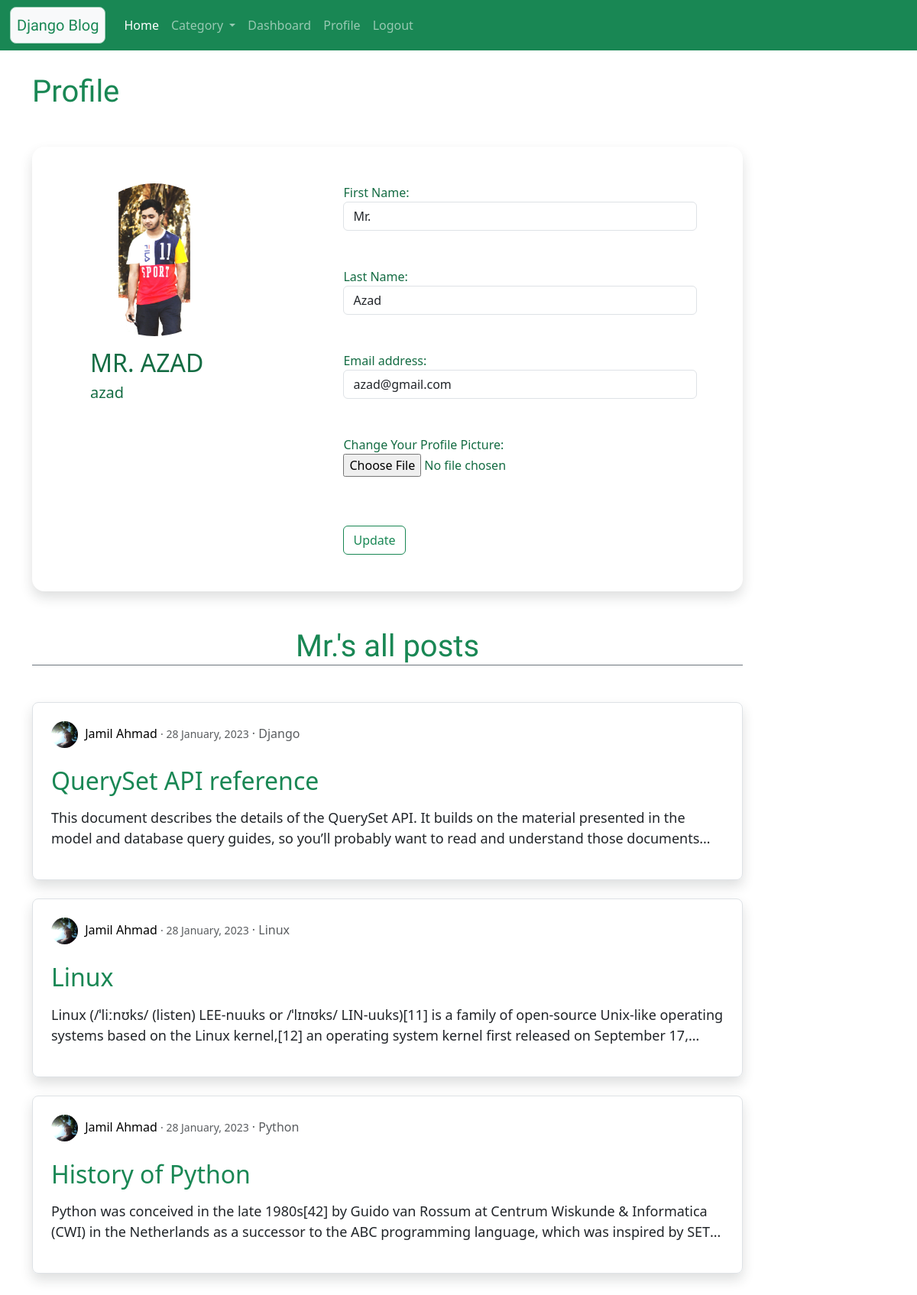
Screenshot of /user/userprofile/4 (signed in) with the database file from the repository.
### user/models.py (models this page shows, shortened)
class Profile(models.Model):
    user = models.OneToOneField(User, on_delete=models.CASCADE)
    image = models.ImageField(default='default.jpg', upload_to='profile_pics')

### blog/models.py (models this page shows)
class Blog(models.Model):
    user = models.ForeignKey(User,on_delete=models.CASCADE)
    category = models.CharField(max_length=100, choices=category)
    title = models.CharField(max_length=150)
    description = models.TextField()
    create_at = models.DateTimeField(auto_now_add=True)
    update_at = models.DateTimeField(auto_now=True)

### user/views.py (the view)
# urls.py: path('userprofile/<int:id>', views.user_profile, name='userprofile'),
def user_profile(request, id):
    if request.user.is_authenticated:
        if request.method == 'POST':
            p_form = UserProfileUpdateForm(request.POST, instance=request.user)
            i_form = UserImgUpdateForm(request.POST, request.FILES, instance=request.user.profile)
            if p_form.is_valid() and i_form.is_valid():
                p_form.save()
                i_form.save()
                messages.success(request, 'Successfully Update!')
                return redirect('userprofile', id=id)
        else:
            p_form = UserProfileUpdateForm(instance=request.user)
            i_form = UserImgUpdateForm()
        context = {
            'p_form':p_form,
            'i_form':i_form,
            'all_blog' : Blog.objects.all(),
            'user_blog' : Blog.objects.filter(user=id).order_by('-id')
        }
        return render(request, 'user/userprofile.html', context)
    else:
        messages.warning(request, 'You must log in first.')
        return HttpResponseRedirect('/login/')

### user/forms.py
class UserProfileUpdateForm(forms.ModelForm):
    class Meta:
        model = User
        fields = ['first_name', 'last_name', 'email']
        labels = {'first_name': 'First Name', 'last_name': 'Last Name'}
        widgets = {
            'first_name': forms.TextInput(attrs={'class':'form-control'}),
            'last_name': forms.TextInput(attrs={'class':'form-control'}),
            'email': forms.EmailInput(attrs={'class':'form-control'}),
            }

class UserImgUpdateForm(forms.ModelForm):
    class Meta:
        model = Profile
        fields = ['image']
        labels = {'image': 'Change Your Profile Picture'}

### template/user/userprofile.html (shortened to what this page needs)
{% extends 'blog/base.html' %}
{% load static %}
{% block content %}
<div class="col-12  my-5">
  <h1 class="text-success Rounded my-5">
    Profile
  </h1>
  <div class="container">
    <div class="row mt-5">
      <div class="shadow col-lg-10 p-5 text-success-emphasis  rounded-4">
        <div class="container">
          <div class="row">
            <div class="col-sm-4">
              <img class="rounded-circle" style="width: 200px;" src="{{ user.profile.image.url }}">
              <p class="h2 px-3 pt-3 text-uppercase" >{{ user.first_name }} {{ user.last_name }}</p>
              <p class="h5 px-3" >{{ user.username }} </p>
            </div>
            <div class="col-sm-1"></div>
            <div class="col-sm-7">
              <form action="" method="POST" enctype="multipart/form-data" novalidate> {% csrf_token %}
                {% for i in p_form %}
                {{i.label_tag}} {{i}} <small class="text-warning-emphasis" >{{i.errors|striptags}}</small>  <br><br>
                {% endfor %}
                {{i_form.as_p}}
                <br><br>
                <input type="submit" class="btn btn-outline-success" value="Update">
              </form>
            </div>
          </div>
        </div>
      </div>
    </div>
  </div>
  <div class="col-sm-10  my-5">
    <h1 class="text-success text-center border-secondary border-bottom Rounded my-5">
      {{ user.first_name }}'s all posts
    </h1>
    {% if user_blog %}
    {% for blog in user_blog %}
    <div class="jumbotron p-3 shadow border rounded-3 px-4 py-4">
      <div class="">
        <img class="rounded-circle img-fluid article-img" src="{{ blog.user.profile.image.url }}">
        <a class="mr-2 disabled-link" href="{% url 'profile' blog.user.id %}">{{ blog.user.first_name }} {{ blog.user.last_name }}</a>
        <small class="text-muted"> &centerdot; {{ blog.create_at|date:"d F, Y" }}</small>
        <a class="text-muted disabled-link" href="{% url 'category' blog.category %}"> &centerdot; {{ blog.category }}</a>
      </div> <br>
      <p><a class="disabled-link text-success h2" href="{% url 'blog' blog.id %}">{{ blog.title }}</a></p>
      <p class="article-content p-s demo-1">{{blog.description}}</p>
    </div><br>
    {% endfor %}
    {% else %}
    <h4 class="text-center alert alert-warning"> No Records </h4>
  {% endif %}
  </div>
</div>
{% endblock content %}

### static/blog/css/style.css (style rules this page uses)
.disabled-link:link { color: rgb(0, 0, 0); background-color: transparent; text-decoration: none; }
.Rounded { font-family: 'Kalam', cursive; }
.article-content { white-space: pre-line; }
.article-img { height: 35px; width: 35px; margin-right: 5px; }
.demo-1 { overflow: hidden; display: -webkit-box; -webkit-line-clamp: 2; -webkit-box-orient: vertical; }
.p-s { font-size: 18px; }

### rows the page displays
Blog: user.profile.image (picture), user.first_name "Jamil", user.last_name "Ahmad", create_at "28 January, 2023", category "Django", title "QuerySet API reference", description "This document describes the details of the QuerySet API. It builds on the material presented in the model and database query guides, so you’ll probably want to read and understand those…"
Blog: user.profile.image (picture), user.first_name "Jamil", user.last_name "Ahmad", create_at "28 January, 2023", category "Linux", title "Linux", description "Linux (/ˈliːnʊks/ (listen) LEE-nuuks or /ˈlɪnʊks/ LIN-uuks)[11] is a family of open-source Unix-like operating systems based on the Linux kernel,[12] an operating system kernel first released on September…"
Blog: user.profile.image (picture), user.first_name "Jamil", user.last_name "Ahmad", create_at "28 January, 2023", category "Python", title "History of Python", description "Python was conceived in the late 1980s[42] by Guido van Rossum at Centrum Wiskunde & Informatica (CWI) in the Netherlands as a successor to the ABC programming language, which was inspired…"

### other values shown
{{ user.first_name }} "MR."
{{ user.last_name }} "AZAD"
{{ user.username }} "azad"
{{ i.label_tag }} "First Name:" "Last Name:" "Email address:"
{{ user.first_name }} "Mr."
